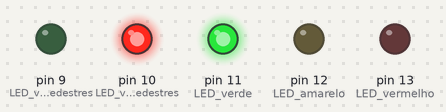
A sketch run on a simulated Arduino Uno, built with avr-gcc and run on an emulated ATmega328P. Parts: output pins drawn as LEDs (lit = HIGH).

Above: at 1.5 s.
At 4.57 s:
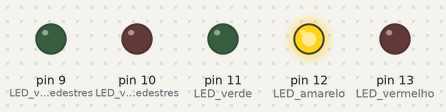
At 7.8 s:
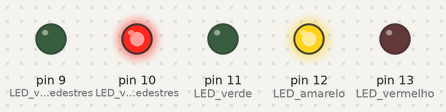
At 9.7 s:
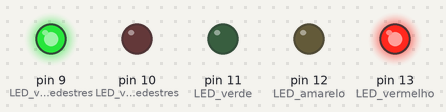
Timing chart, 0 to 14.6 s (numbered marks = the images above):
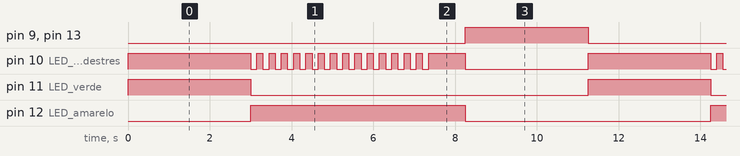

The sketch:

semaforo.ino
```cpp
void setup() {
  // put your setup code here, to run once:
  pinMode(9, OUTPUT); // LED verde pedestres
  pinMode(10, OUTPUT); // LED vermelho pedestres
  pinMode(11, OUTPUT); //LED verde
  pinMode(12, OUTPUT); //LED amarelo
  pinMode(13, OUTPUT); //LED vermelho
}

void loop() {
  // put your main code here, to run repeatedly:

  // Sinal aberto: apaga LED vermelho, acende LED verde
  digitalWrite(11, HIGH);
  digitalWrite(12, LOW);
  digitalWrite(13, LOW);
  // Sinal fechado Pedestres: apaga LED verde, acende LED vermelho
  digitalWrite(10, HIGH);
  digitalWrite(9, LOW);
  delay(3000);
  // Sinal fechado: apaga LED verde, acende LED amarelo
  digitalWrite(11, LOW);
  digitalWrite(12, HIGH);
  digitalWrite(13, LOW);
  // Alerta pedestres
  for(int i = 0; i < 15; i++){
    digitalWrite(10, LOW);
    delay(150);
    digitalWrite(10, HIGH);
    delay(150);
    }
  delay(750);
  // Sinal fechado: apaga LED amarelo, acende LED vermelho
  digitalWrite(11, LOW);
  digitalWrite(12, LOW);
  digitalWrite(13, HIGH);
   // Sinal aberto Pedestres: apaga LED verde, acende LED vermelho
  digitalWrite(10, LOW);
  digitalWrite(9, HIGH);
  delay(3000);
}
```

Measured:
- by itself, pin 9 (LED_verde_pedestres), pin 11 (LED_verde), pin 13 (LED_vermelho): alternates HIGH for 3.0 s and LOW for 8.3 s
- by itself, pin 10 (LED_vermelho_pedestres): moves between LOW and HIGH, repeating every 11.3 s
- by itself, pin 12 (LED_amarelo): alternates HIGH for 5.3 s and LOW for 6.0 s
